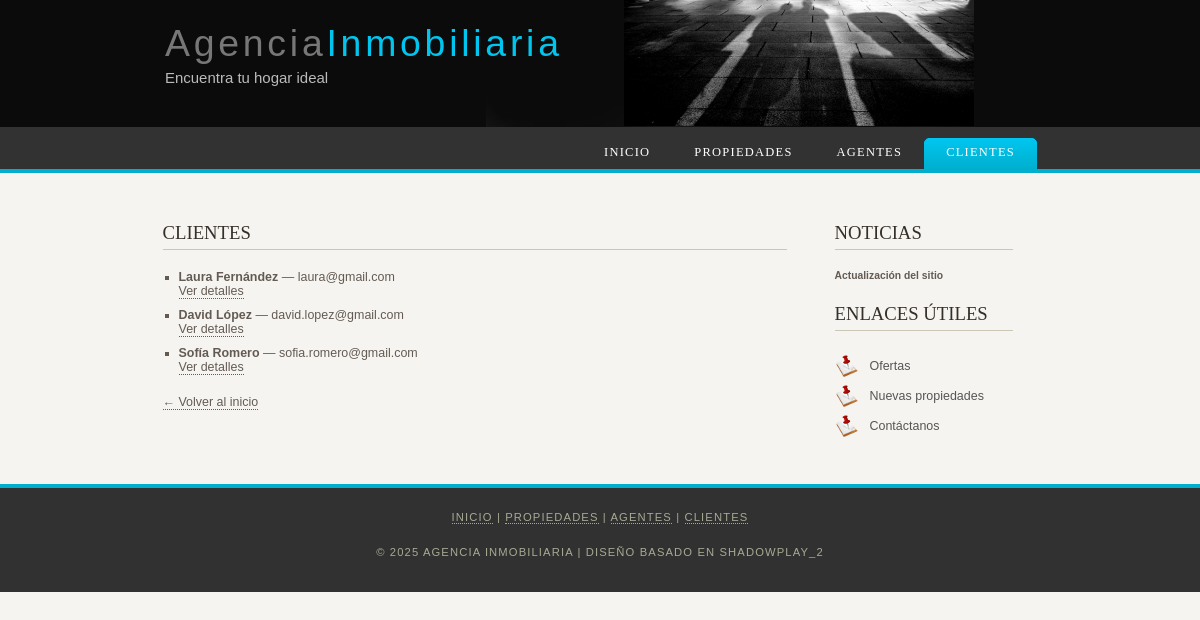
/clientes/, run on the app's committed database.
### gestion/models.py (models this page shows, shortened)
class Cliente(models.Model):
    nombre = models.CharField(max_length=100)
    email = models.EmailField()
    telefono = models.CharField(max_length=20)
    imagen = models.ImageField(upload_to='clientes/', null=True, blank=True)

### gestion/views.py (the view)
# urls.py: path('clientes/', ClienteListView.as_view(), name='lista_clientes'),
class ClienteListView(ListView):
    model = Cliente
    template_name = 'clientes/lista.html'
    context_object_name = 'clientes'

### gestion/templates/clientes/lista.html (shortened to what this page needs)
{% extends "base.html" %}
{% block content %}
<h1>Clientes</h1>
{% if clientes %}
  <ul>
    {% for c in clientes %}
        <li class="item-cliente" data-id="{{ c.id }}" style="margin-bottom:10px;">
        <strong>{{ c.nombre }}</strong> — {{ c.email }}<br>
        <a href="{% url 'detalle_cliente' c.id %}">Ver detalles</a>
      </li>
    {% endfor %}
  </ul>
{% else %}
  <p>No hay clientes registrados.</p>
{% endif %}
<p><a href="{% url 'index' %}">← Volver al inicio</a></p>
{% endblock %}

### gestion/static/style/style.css (style rules this page uses)
html { height: 100%; }
body { font-family: "lucida sans", arial, sans-serif; padding: 0px; margin: 0px; font-size: .78em; background: #F6F4F0; color: #635B53; }
p { margin: 0px; padding: 0px 0px 16px 0px; line-height: 1.7em; }
h1, h2, h3, h4 { font-size: 150%; padding: 7px 0px 5px 0px; margin: 0px 0px 12px 0px; font-weight: normal; color: #342F28; font-family: serif; }
h1, h3 { text-transform: uppercase; margin: 10px 0px 20px 0px; padding: 5px 20px 5px 0px; border-bottom: 1px solid #CCC6B4; }
a, a:hover { border-bottom: 1px dotted; color: #635B53; text-decoration: none; }
a { outline: none; }
ul { margin: 2px 0px 18px 16px; padding: 0px; }
ul li { list-style-type: square; margin: 0px 0px 6px 0px; padding: 0px; }

### data on the page
Cliente: nombre "Laura Fernández", email "laura@gmail.com"
Cliente: nombre "David López", email "david.lopez@gmail.com"
Cliente: nombre "Sofía Romero", email "sofia.romero@gmail.com"
